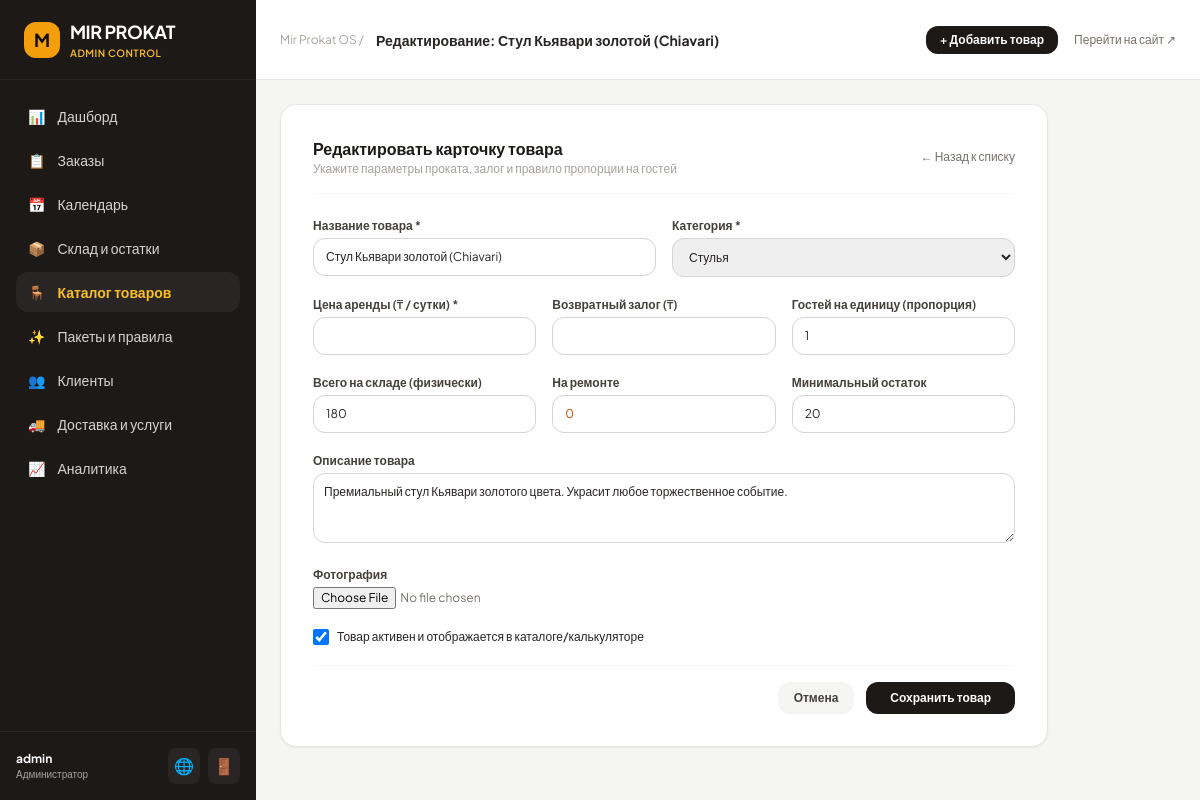
The app's page /admin-panel/products/2/edit/ (signed in) with its own data.
### apps/catalog/models.py (models this page shows, shortened)
class Product(models.Model):
    category = models.ForeignKey(
        Category, on_delete=models.CASCADE,
        related_name='products', verbose_name=_('Категория')
    )
    name = models.CharField(_('Название'), max_length=200)
    slug = models.SlugField(_('URL'), unique=True)
    description = models.TextField(_('Описание'), blank=True)
    image = models.ImageField(_('Фото'), upload_to='products/', blank=True, null=True)
    total_quantity = models.PositiveIntegerField(_('Всего на складе'), default=0)
    in_repair = models.PositiveIntegerField(_('На ремонте'), default=0)
    min_stock = models.PositiveIntegerField(_('Минимальный остаток'), default=5)
    rental_price = models.DecimalField(_('Цена аренды (₸)'), max_digits=10, decimal_places=2, default=0)
    deposit = models.DecimalField(_('Залог (₸)'), max_digits=10, decimal_places=2, default=0)
    guests_per_unit = models.PositiveIntegerField(
        _('Гостей на единицу'),
        default=1,
        help_text='Например: 10 — значит 1 единица на 10 гостей (для столов). 1 — одна единица на гостя.'
    )
    is_active = models.BooleanField(_('Активен'), default=True)
    created_at = models.DateTimeField(auto_now_add=True)
    updated_at = models.DateTimeField(auto_now=True)
    class Meta:
        verbose_name = _('Товар')
        verbose_name_plural = _('Товары')
        ordering = ['category', 'name']

class Category(models.Model):
    name = models.CharField(_('Название'), max_length=100)
    slug = models.SlugField(_('URL'), unique=True)
    icon = models.CharField(_('Иконка (emoji)'), max_length=10, default='📦')
    description = models.TextField(_('Описание'), blank=True)
    image = models.ImageField(_('Изображение'), upload_to='categories/', blank=True, null=True)
    order = models.PositiveIntegerField(_('Порядок'), default=0)
    is_active = models.BooleanField(_('Активна'), default=True)
    created_at = models.DateTimeField(auto_now_add=True)
    class Meta:
        verbose_name = _('Категория')
        verbose_name_plural = _('Категории')
        ordering = ['order', 'name']

### apps/admin_panel/views.py (the view, shortened to what this page needs)
# urls.py: path('products/<int:pk>/edit/', views.product_edit_view, name='product_edit'),
@login_required(login_url='/admin-panel/login/')
@user_passes_test(is_staff_check, login_url='/admin-panel/login/')
def product_edit_view(request, pk):
    prod = get_object_or_404(Product, pk=pk)
    categories = Category.objects.all()
    return render(request, 'admin_panel/product_form.html', {'product': prod, 'categories': categories})

### apps/admin_panel/views.py (called while the page is built)
def is_staff_check(user):
    return user.is_authenticated and (user.is_staff or user.is_superuser)

### apps/catalog/context_processors.py (called while the page is built)
def categories_processor(request):
    return {
        'all_categories': Category.objects.filter(is_active=True).order_by('order', 'name')
    }

### templates/admin_panel/product_form.html (shortened to what this page needs)
{% extends 'admin_panel/base.html' %}
{% block page_title %}{% if product %}Редактирование: {{ product.name }}{% else %}Создание нового товара{% endif %}{% endblock %}
{% block admin_content %}
<div class="max-w-3xl bg-white p-6 sm:p-8 rounded-2xl border border-stone-200 shadow-sm">
    <div class="mb-6 pb-4 border-b border-stone-100 flex items-center justify-between">
        <div>
            <h3 class="font-bold text-stone-900 text-base">{% if product %}Редактировать карточку товара{% else %}Новый товар на складе{% endif %}</h3>
            <p class="text-xs text-stone-400">Укажите параметры проката, залог и правило пропорции на гостей</p>
        </div>
        <a href="{% url 'admin_panel:products_list' %}" class="text-xs text-stone-500 hover:text-stone-800">
            ← Назад к списку
        </a>
    </div>
    <form method="POST" enctype="multipart/form-data" class="space-y-5 text-xs">
        <div class="grid grid-cols-1 sm:grid-cols-2 gap-4">
            <div>
                <label class="block font-semibold text-stone-700 mb-1">Название товара *</label>
                <input type="text" name="name" required value="{{ product.name|default:'' }}" class="w-full py-2.5 px-3 rounded-xl border border-stone-300 text-xs focus:ring-2 focus:ring-amber-500 focus:outline-none">
            </div>
            <div>
                <label class="block font-semibold text-stone-700 mb-1">Категория *</label>
                <select name="category_id" required class="w-full py-2.5 px-3 rounded-xl border border-stone-300 text-xs">
                    {% for c in categories %}
                    <option value="{{ c.id }}" {% if product.category_id == c.id %}selected{% endif %}>{{ c.name }}</option>
                    {% endfor %}
                </select>
            </div>
        </div>
        <div class="grid grid-cols-1 sm:grid-cols-3 gap-4">
            <div>
                <label class="block font-semibold text-stone-700 mb-1">Цена аренды (₸ / сутки) *</label>
                <input type="number" step="0.01" name="rental_price" required value="{{ product.rental_price|default:'500.00' }}" class="w-full py-2.5 px-3 rounded-xl border border-stone-300 text-xs font-bold">
            </div>
            <div>
                <label class="block font-semibold text-stone-700 mb-1">Возвратный залог (₸)</label>
                <input type="number" step="0.01" name="deposit" value="{{ product.deposit|default:'1000.00' }}" class="w-full py-2.5 px-3 rounded-xl border border-stone-300 text-xs">
            </div>
            <div>
                <label class="block font-semibold text-stone-700 mb-1" title="Например, 10 — это 1 стол на 10 гостей">Гостей на единицу (пропорция)</label>
                <input type="number" name="guests_per_unit" value="{{ product.guests_per_unit|default:1 }}" class="w-full py-2.5 px-3 rounded-xl border border-stone-300 text-xs">
            </div>
        </div>
        <div class="grid grid-cols-1 sm:grid-cols-3 gap-4">
            <div>
                <label class="block font-semibold text-stone-700 mb-1">Всего на складе (физически)</label>
                <input type="number" name="total_quantity" value="{{ product.total_quantity|default:0 }}" class="w-full py-2.5 px-3 rounded-xl border border-stone-300 text-xs">
            </div>
            <div>
                <label class="block font-semibold text-stone-700 mb-1">На ремонте</label>
                <input type="number" name="in_repair" value="{{ product.in_repair|default:0 }}" class="w-full py-2.5 px-3 rounded-xl border border-stone-300 text-xs text-amber-700">
            </div>
            <div>
                <label class="block font-semibold text-stone-700 mb-1">Минимальный остаток</label>
                <input type="number" name="min_stock" value="{{ product.min_stock|default:5 }}" class="w-full py-2.5 px-3 rounded-xl border border-stone-300 text-xs">
            </div>
        </div>
        <div>
            <label class="block font-semibold text-stone-700 mb-1">Описание товара</label>
            <textarea name="description" rows="3" class="w-full p-2.5 rounded-xl border border-stone-300 text-xs">{{ product.description|default:'' }}</textarea>
        </div>
        <div>
            <label class="block font-semibold text-stone-700 mb-1">Фотография</label>
            <input type="file" name="image" class="text-xs text-stone-500">
        </div>
        <label class="flex items-center gap-2 cursor-pointer font-medium text-stone-800">
            <input type="checkbox" name="is_active" {% if product.is_active or not product %}checked{% endif %} class="w-4 h-4 rounded text-amber-600">
            <span>Товар активен и отображается в каталоге/калькуляторе</span>
        </label>
        <div class="pt-4 border-t border-stone-100 flex justify-end gap-3">
            <a href="{% url 'admin_panel:products_list' %}" class="px-4 py-2 rounded-xl bg-stone-100 hover:bg-stone-200 text-stone-700 font-semibold">
                Отмена
            </a>
            <button type="submit" class="px-6 py-2 rounded-xl bg-stone-900 hover:bg-stone-800 text-white font-bold transition">
                Сохранить товар
            </button>
        </div>
    </form>
</div>
{% endblock %}

### templates/admin_panel/base.html (shortened to what this page needs)
<!DOCTYPE html>
<html lang="ru">
<head>
    <script src="https://cdn.tailwindcss.com"></script>
</head>
<body class="bg-stone-100 text-stone-800 antialiased min-h-screen flex flex-col md:flex-row">
    <aside class="w-full md:w-64 bg-stone-900 text-stone-300 flex-shrink-0 flex flex-col justify-between min-h-screen">
        <div>
            <div class="h-20 flex items-center px-6 border-b border-stone-800">
                <a href="{% url 'admin_panel:dashboard' %}" class="flex items-center space-x-2.5">
                    <div class="w-9 h-9 rounded-xl bg-amber-500 text-stone-950 flex items-center justify-center font-bold text-lg">
                        M
                    </div>
                    <div>
                        <span class="font-bold text-lg text-white tracking-tight">MIR PROKAT</span>
                        <span class="block text-[10px] tracking-wider uppercase font-semibold text-amber-400">Admin Control</span>
                    </div>
                </a>
            </div>
            <nav class="p-4 space-y-1 text-sm font-medium">
                <a href="{% url 'admin_panel:dashboard' %}" class="flex items-center gap-3 px-3 py-2.5 rounded-xl transition {% if request.resolver_match.url_name == 'dashboard' %}bg-stone-800 text-amber-400 font-bold{% else %}hover:bg-stone-800/60 hover:text-white{% endif %}">
                    <span>📊</span> Дашборд
                </a>
                <a href="{% url 'admin_panel:orders_list' %}" class="flex items-center gap-3 px-3 py-2.5 rounded-xl transition {% if 'order' in request.resolver_match.url_name %}bg-stone-800 text-amber-400 font-bold{% else %}hover:bg-stone-800/60 hover:text-white{% endif %}">
                    <span>📋</span> Заказы
                </a>
                <a href="{% url 'admin_panel:calendar' %}" class="flex items-center gap-3 px-3 py-2.5 rounded-xl transition {% if request.resolver_match.url_name == 'calendar' %}bg-stone-800 text-amber-400 font-bold{% else %}hover:bg-stone-800/60 hover:text-white{% endif %}">
                    <span>📅</span> Календарь
                </a>
                <a href="{% url 'admin_panel:warehouse' %}" class="flex items-center gap-3 px-3 py-2.5 rounded-xl transition {% if request.resolver_match.url_name == 'warehouse' %}bg-stone-800 text-amber-400 font-bold{% else %}hover:bg-stone-800/60 hover:text-white{% endif %}">
                    <span>📦</span> Склад и остатки
                </a>
                <a href="{% url 'admin_panel:products_list' %}" class="flex items-center gap-3 px-3 py-2.5 rounded-xl transition {% if 'product' in request.resolver_match.url_name %}bg-stone-800 text-amber-400 font-bold{% else %}hover:bg-stone-800/60 hover:text-white{% endif %}">
                    <span>🪑</span> Каталог товаров
                </a>
                <a href="{% url 'admin_panel:packages_list' %}" class="flex items-center gap-3 px-3 py-2.5 rounded-xl transition {% if 'package' in request.resolver_match.url_name %}bg-stone-800 text-amber-400 font-bold{% else %}hover:bg-stone-800/60 hover:text-white{% endif %}">
                    <span>✨</span> Пакеты и правила
                </a>
                <a href="{% url 'admin_panel:clients_list' %}" class="flex items-center gap-3 px-3 py-2.5 rounded-xl transition {% if 'client' in request.resolver_match.url_name %}bg-stone-800 text-amber-400 font-bold{% else %}hover:bg-stone-800/60 hover:text-white{% endif %}">
                    <span>👥</span> Клиенты
                </a>
                <a href="{% url 'admin_panel:services' %}" class="flex items-center gap-3 px-3 py-2.5 rounded-xl transition {% if request.resolver_match.url_name == 'services' %}bg-stone-800 text-amber-400 font-bold{% else %}hover:bg-stone-800/60 hover:text-white{% endif %}">
                    <span>🚚</span> Доставка и услуги
                </a>
                <a href="{% url 'admin_panel:analytics' %}" class="flex items-center gap-3 px-3 py-2.5 rounded-xl transition {% if request.resolver_match.url_name == 'analytics' %}bg-stone-800 text-amber-400 font-bold{% else %}hover:bg-stone-800/60 hover:text-white{% endif %}">
                    <span>📈</span> Аналитика
                </a>
            </nav>
        </div>
        <div class="p-4 border-t border-stone-800">
            <div class="flex items-center justify-between">
                <div>
                    <div class="text-xs font-bold text-white">{{ request.user.username }}</div>
                    <div class="text-[10px] text-stone-400">Администратор</div>
                </div>
                <div class="flex gap-2">
                    <a href="{% url 'catalog:home' %}" target="_blank" class="p-1.5 rounded-lg bg-stone-800 text-stone-300 hover:text-white" title="Открыть сайт">
                        🌐
                    </a>
                    <a href="{% url 'admin_panel:logout' %}" class="p-1.5 rounded-lg bg-stone-800 text-rose-400 hover:text-rose-300" title="Выйти">
                        🚪
                    </a>
                </div>
            </div>
        </div>
    </aside>
    <main class="flex-grow flex flex-col min-h-screen overflow-x-hidden">
        <header class="h-20 bg-white border-b border-stone-200 px-6 flex items-center justify-between">
            <div class="flex items-center gap-3">
                <span class="text-xs text-stone-400">Mir Prokat OS /</span>
                <h2 class="font-bold text-stone-800 text-sm">{% block page_title %}Управление прокатом{% endblock %}</h2>
            </div>
            <div class="flex items-center gap-4">
                <a href="{% url 'admin_panel:product_create' %}" class="px-3.5 py-1.5 rounded-xl bg-stone-900 text-white text-xs font-semibold hover:bg-stone-800 transition">
                    + Добавить товар
                </a>
                <a href="{% url 'catalog:home' %}" target="_blank" class="text-xs text-stone-500 hover:text-stone-800">
                    Перейти на сайт ↗
                </a>
            </div>
        </header>
        <div class="p-6 flex-grow">
            {% block admin_content %}{% endblock %}
        </div>
    </main>
</body>
</html>

### templates/admin_panel/base.html (style rules this page uses)
body { font-family: 'Plus Jakarta Sans', sans-serif; }

### records on screen
Product: name "Стул Кьявари золотой (Chiavari)", category_id "Стулья", guests_per_unit "1", total_quantity "180", in_repair "0", min_stock "20", description "Премиальный стул Кьявари золотого цвета. Украсит любое торжественное событие.", is_active "☑"

### other values on screen
{{ request.user.username }} "admin"
